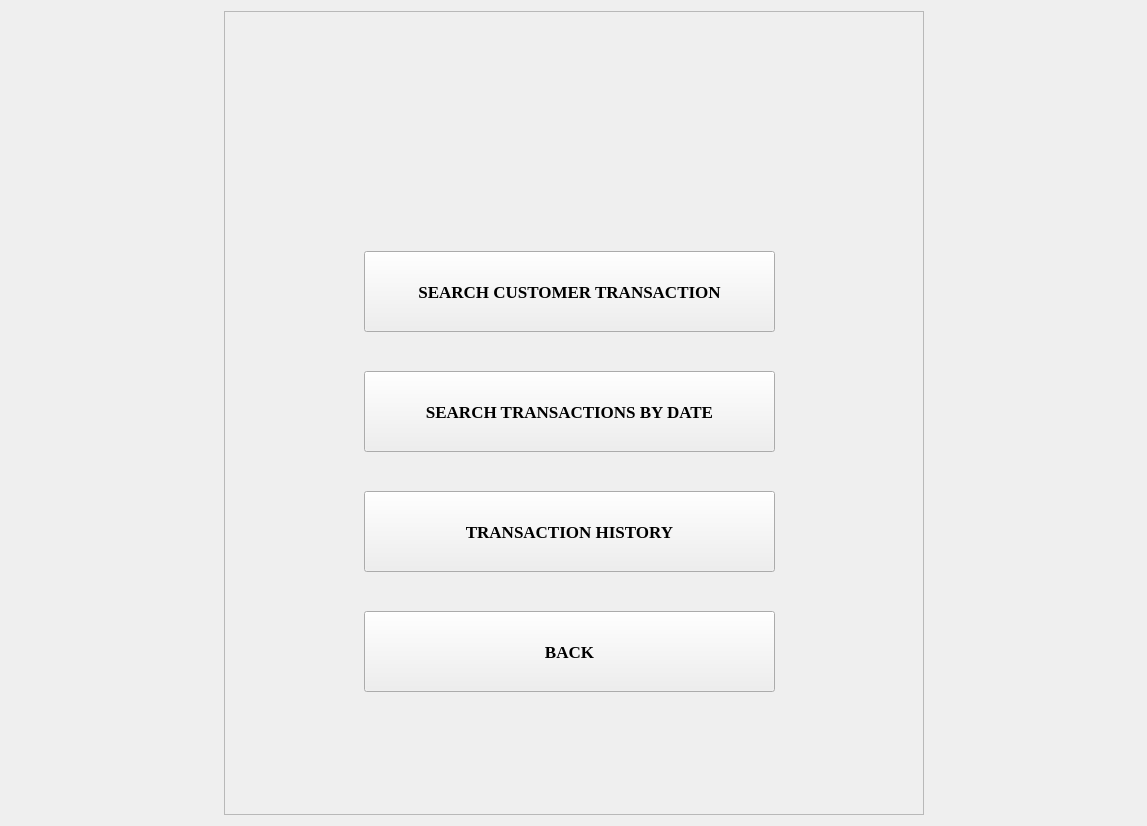
<?xml version="1.0" encoding="UTF-8"?>
<ui version="4.0">
 <class>form8</class>
 <widget class="QWidget" name="form8">
  <property name="geometry">
   <rect>
    <x>0</x>
    <y>0</y>
    <width>1147</width>
    <height>826</height>
   </rect>
  </property>
  <property name="windowTitle">
   <string>TRANSACTION MENU</string>
  </property>
  <layout class="QHBoxLayout" name="horizontalLayout">
   <item>
    <spacer name="horizontalSpacer">
     <property name="orientation">
      <enum>Qt::Horizontal</enum>
     </property>
     <property name="sizeHint" stdset="0">
      <size>
       <width>40</width>
       <height>20</height>
      </size>
     </property>
    </spacer>
   </item>
   <item>
    <widget class="QFrame" name="frame">
     <property name="minimumSize">
      <size>
       <width>700</width>
       <height>0</height>
      </size>
     </property>
     <property name="frameShape">
      <enum>QFrame::StyledPanel</enum>
     </property>
     <property name="frameShadow">
      <enum>QFrame::Raised</enum>
     </property>
     <widget class="QPushButton" name="b1">
      <property name="geometry">
       <rect>
        <x>140</x>
        <y>240</y>
        <width>411</width>
        <height>81</height>
       </rect>
      </property>
      <property name="font">
       <font>
        <family>Times New Roman</family>
        <pointsize>13</pointsize>
        <weight>75</weight>
        <bold>true</bold>
       </font>
      </property>
      <property name="text">
       <string>SEARCH CUSTOMER TRANSACTION</string>
      </property>
     </widget>
     <widget class="QPushButton" name="b2">
      <property name="geometry">
       <rect>
        <x>140</x>
        <y>360</y>
        <width>411</width>
        <height>81</height>
       </rect>
      </property>
      <property name="font">
       <font>
        <family>Times New Roman</family>
        <pointsize>13</pointsize>
        <weight>75</weight>
        <bold>true</bold>
       </font>
      </property>
      <property name="text">
       <string>SEARCH TRANSACTIONS BY DATE</string>
      </property>
     </widget>
     <widget class="QPushButton" name="b3">
      <property name="geometry">
       <rect>
        <x>140</x>
        <y>480</y>
        <width>411</width>
        <height>81</height>
       </rect>
      </property>
      <property name="font">
       <font>
        <family>Times New Roman</family>
        <pointsize>13</pointsize>
        <weight>75</weight>
        <bold>true</bold>
       </font>
      </property>
      <property name="text">
       <string>TRANSACTION HISTORY</string>
      </property>
     </widget>
     <widget class="QPushButton" name="b4">
      <property name="geometry">
       <rect>
        <x>140</x>
        <y>600</y>
        <width>411</width>
        <height>81</height>
       </rect>
      </property>
      <property name="font">
       <font>
        <family>Times New Roman</family>
        <pointsize>13</pointsize>
        <weight>75</weight>
        <bold>true</bold>
       </font>
      </property>
      <property name="text">
       <string>BACK</string>
      </property>
     </widget>
    </widget>
   </item>
   <item>
    <spacer name="horizontalSpacer_2">
     <property name="orientation">
      <enum>Qt::Horizontal</enum>
     </property>
     <property name="sizeHint" stdset="0">
      <size>
       <width>40</width>
       <height>20</height>
      </size>
     </property>
    </spacer>
   </item>
  </layout>
 </widget>
 <resources/>
 <connections/>
</ui>
